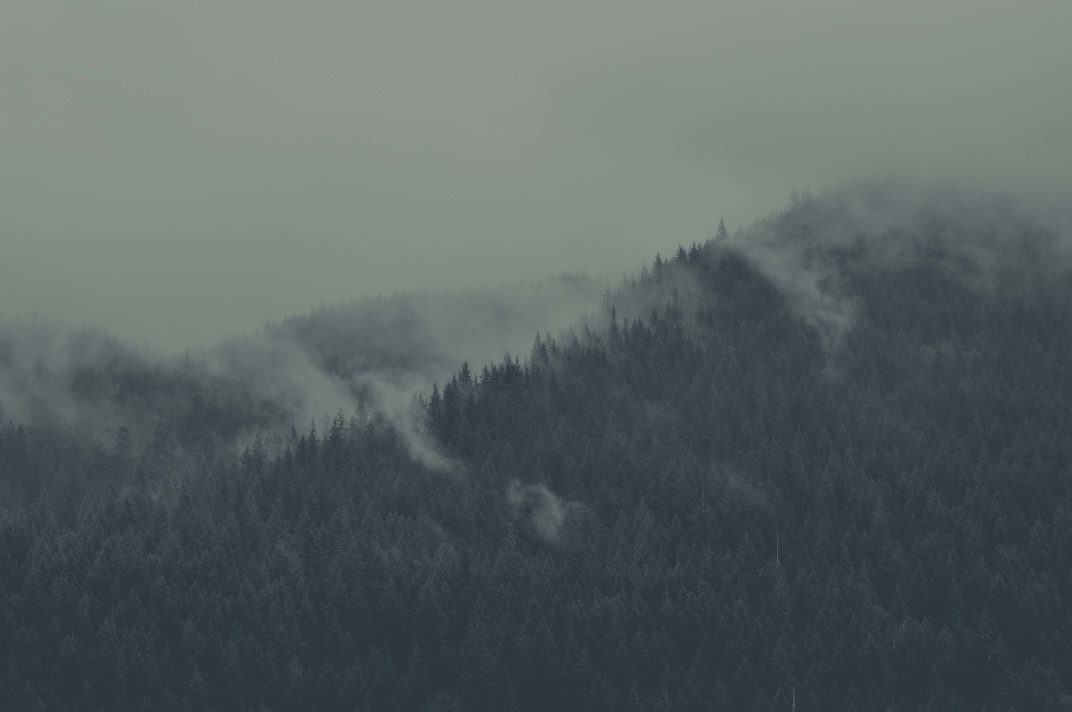
#> input picture images/everforest.jpg, 4288 x 2848 px (shown at 1/4 size)
$ python palette_generator.py images/everforest.jpg images/safe-landing.jpg
#> lines starting #> are read from the running program, lines starting #| are printed output that depends on the picture
#!/usr/bin/env -S uv run
# /// script
# dependencies = [
#     "numpy",
#     "pillow",
#     "scikit-learn"
# ]
# ///

import colorsys
import json
from collections import namedtuple

import numpy as np
from PIL import Image
from sklearn.cluster import KMeans

# """
# Functional Color Palette Generator v2
# Extracts colors from an image and assigns functional roles with strict readability enforcement.
# """

Color = namedtuple("Color", ["hex", "rgb", "hsl", "luminance"])

# Contrast requirements
MIN_TEXT_CONTRAST = 5.0  # Main text against bg AND bg_light
MIN_DIM_CONTRAST = 4.0  # Dim text against bg AND bg_light
MIN_TERMINAL_CONTRAST = 4.0  # All terminal colors 1-15
MIN_SEMANTIC_CONTRAST = 4.5  # Error, warning, success, info

# Saturation limits to avoid gaudy colors
MAX_BG_SATURATION = 35  # Backgrounds shouldn't be too colorful
MAX_FG_SATURATION = 25  # Foregrounds should be near-neutral
MAX_ACCENT_SATURATION = 75  # Accents can be vibrant but not neon


def rgb_to_hex(r, g, b):
    return f"#{r:02x}{g:02x}{b:02x}"


def hex_to_rgb(hex_color):
    hex_color = hex_color.lstrip("#")
    return tuple(int(hex_color[i : i + 2], 16) for i in (0, 2, 4))


def rgb_to_hsl(r, g, b):
    r, g, b = r / 255, g / 255, b / 255
    h, l, s = colorsys.rgb_to_hls(r, g, b)
    return (h * 360, s * 100, l * 100)


def hsl_to_rgb(h, s, l):
    h, s, l = h / 360, s / 100, l / 100
    r, g, b = colorsys.hls_to_rgb(h, l, s)
    return (int(r * 255), int(g * 255), int(b * 255))


def relative_luminance(r, g, b):
    """Calculate relative luminance per WCAG 2.0"""

    def channel(c):
        c = c / 255
        return c / 12.92 if c <= 0.03928 else ((c + 0.055) / 1.055) ** 2.4

    return 0.2126 * channel(r) + 0.7152 * channel(g) + 0.0722 * channel(b)


def contrast_ratio(lum1, lum2):
    """Calculate contrast ratio between two luminances"""
    lighter = max(lum1, lum2)
    darker = min(lum1, lum2)
    return (lighter + 0.05) / (darker + 0.05)


def create_color(r, g, b):
    """Create a Color namedtuple with all representations"""
    r, g, b = max(0, min(255, r)), max(0, min(255, g)), max(0, min(255, b))
    return Color(
        hex=rgb_to_hex(r, g, b),
        rgb=(r, g, b),
        hsl=rgb_to_hsl(r, g, b),
        luminance=relative_luminance(r, g, b),
    )


def adjust_color(color, lightness_delta=0, saturation_delta=0):
    """Adjust a color's HSL values"""
    h, s, l = color.hsl
    new_s = max(0, min(100, s + saturation_delta))
    new_l = max(0, min(100, l + lightness_delta))
    r, g, b = hsl_to_rgb(h, new_s, new_l)
    return create_color(r, g, b)


# [12 lines left out: functions set_color_lightness, set_color_saturation, not called in this run]


def ensure_contrast(color, bg_color, bg_light_color, min_contrast, is_dark_theme):
    """
    Adjust color to ensure it meets minimum contrast against BOTH backgrounds.
    Returns adjusted color.
    """
    max_iterations = 50
    step = 3 if is_dark_theme else -3

    current = color
    for _ in range(max_iterations):
        contrast_bg = contrast_ratio(current.luminance, bg_color.luminance)
        contrast_bg_light = contrast_ratio(current.luminance, bg_light_color.luminance)
        min_achieved = min(contrast_bg, contrast_bg_light)

        if min_achieved >= min_contrast:
            return current

        # Adjust lightness in the appropriate direction
        current = adjust_color(current, lightness_delta=step)

        # Clamp to avoid going too far
        if current.hsl[2] > 95 or current.hsl[2] < 5:
            break

    return current


def ensure_terminal_contrast(
    color, bg_color, bg_light_color, min_contrast, is_dark_theme
):
    """
    Adjust terminal color for readability. More aggressive than text.
    """
    max_iterations = 60
    step = 4 if is_dark_theme else -4

    current = color
    for _ in range(max_iterations):
        contrast_bg = contrast_ratio(current.luminance, bg_color.luminance)
        contrast_bg_light = contrast_ratio(current.luminance, bg_light_color.luminance)
        min_achieved = min(contrast_bg, contrast_bg_light)

        if min_achieved >= min_contrast:
            return current

        current = adjust_color(current, lightness_delta=step)

        if current.hsl[2] > 90 or current.hsl[2] < 10:
            break

    return current


def clamp_saturation(color, max_sat):
    """Reduce saturation if it exceeds max"""
    h, s, l = color.hsl
    if s > max_sat:
        r, g, b = hsl_to_rgb(h, max_sat, l)
        return create_color(r, g, b)
    return color


def blend_colors(color1, color2, factor):
    """Blend two colors together. factor=0 returns color1, factor=1 returns color2."""
    r1, g1, b1 = color1.rgb
    r2, g2, b2 = color2.rgb
    r = int(r1 + (r2 - r1) * factor)
    g = int(g1 + (g2 - g1) * factor)
    b = int(b1 + (b2 - b1) * factor)
    return create_color(r, g, b)


def is_accent_compatible(bg_color, accent_color, max_hue_diff=60, max_sat_diff=40):
    """Check if an accent color is close enough to blend with background for borders."""
    bg_h, bg_s, bg_l = bg_color.hsl
    acc_h, acc_s, acc_l = accent_color.hsl

    # Calculate hue difference (accounting for wraparound)
    hue_diff = abs(bg_h - acc_h)
    if hue_diff > 180:
        hue_diff = 360 - hue_diff

    # Check saturation difference
    sat_diff = abs(bg_s - acc_s)

    # Check lightness difference (accent shouldn't be extremely different)
    light_diff = abs(bg_l - acc_l)

    return hue_diff <= max_hue_diff and sat_diff <= max_sat_diff and light_diff <= 50


def extract_colors(image_path, n_colors=20):
    """Extract dominant colors using k-means clustering"""
#> called with image_path = 'images/everforest.jpg', n_colors = 20
    img = Image.open(image_path).convert("RGB")
#> img is the input picture: PIL image 4288x2848 RGB; mean R, G, B 89.1, 99.5, 99.6
    img.thumbnail((300, 300))
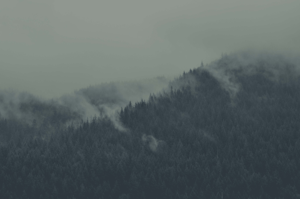
#> img: PIL image 300x199 RGB; mean R, G, B 89.1, 99.5, 99.6
    pixels = np.array(img).reshape(-1, 3)

    # Remove extreme pixels
    mask = (pixels.sum(axis=1) > 30) & (pixels.sum(axis=1) < 735)
    filtered_pixels = pixels[mask]

    if len(filtered_pixels) < n_colors:
        filtered_pixels = pixels

    kmeans = KMeans(n_clusters=n_colors, random_state=42, n_init=10)
    kmeans.fit(filtered_pixels)

    colors = []
    for center in kmeans.cluster_centers_:
        r, g, b = int(center[0]), int(center[1]), int(center[2])
        colors.append(create_color(r, g, b))
#> (the rest of the program and of its run is left out)
